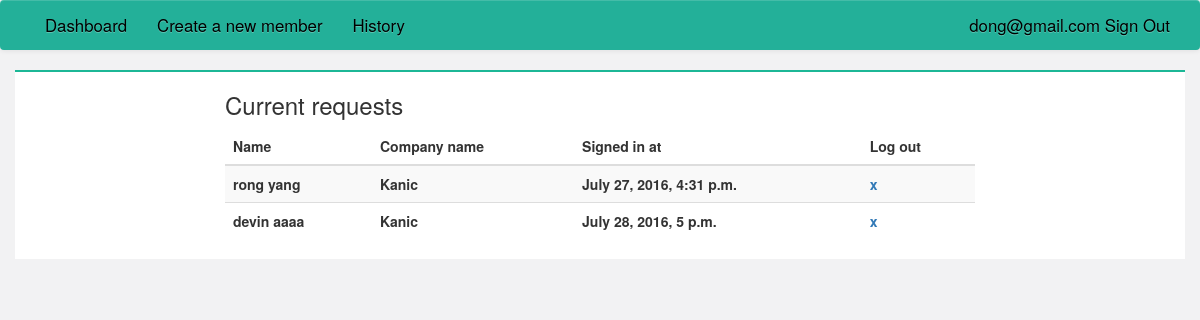
Screenshot of /session/members/ (signed in) with the database file from the repository.
### session/models.py (models this page shows, shortened)
class UserSession(models.Model):
    temporal_user = models.ForeignKey(TemporalUser)
    login_time = models.DateTimeField(verbose_name='date time logged in',
                                      null=True, blank=True)
    logout_time = models.DateTimeField(verbose_name='date time logged out',
                                       null=True, blank=True)
    is_active = models.BooleanField(verbose_name='check if session is active',
                                    default=False)
    total_minutes = models.IntegerField(default=0, null=True, blank=True)
    createAt = models.DateTimeField(verbose_name='date created',
                                    default=timezone.now)
    objects = UserSessionQuerySet.as_manager()

class TemporalUser(models.Model):
    first_name = models.CharField(max_length=30)
    last_name = models.CharField(max_length=30)
    email = models.EmailField(verbose_name='email address', max_length=255,
                              unique=True)
    organization = models.ForeignKey(User, null=True, blank=True)
    team = models.ForeignKey(Team, null=True, blank=True)
    qr_code_string = models.CharField(max_length=300, null=True, blank=True)
    pin_number = models.CharField(max_length=4, null=True, blank=True)
    is_visitor = models.BooleanField(default=False)
    createAt = models.DateTimeField(verbose_name='date joined',
                                    default=timezone.now)
    objects = TemporalUserManager()

class Team(models.Model):
    name = models.CharField(max_length=30)
    def __unicode__(self):
        return self.name

### session/views.py (the view)
class CurrentSessionListView(ListView):
    model = UserSession
    context_object_name = 'sessions'
    template_name = 'session/session_dashboard.html'
    def get_queryset(self):
        return (UserSession
                .objects
                .get_active_sessions_for_organization(self.request.user))
    def get_context_data(self, **kwargs):
        context = super(CurrentSessionListView, self).get_context_data(**kwargs)
        context['total_members_session'] = (
            UserSession
            .objects
            .get_active_members_sessions_for_organization(self.request.user)
            .count()
            )
        context['total_visitors_session'] = (
            UserSession
            .objects
            .get_active_visitors_sessions_for_organization(self.request.user)
            .count()
            )
        return context

### session/models.py (called while the page is built)
    def get_active_sessions(self):
        return self.filter(is_active=True)

    def get_active_sessions_for_organization(self, organization):
        return self.get_active_sessions().filter(
            temporal_user__organization=organization)

    def get_active_visitors_sessions_for_organization(self, organization):
        return self.get_active_sessions().filter(
            temporal_user__organization=organization,
            temporal_user__is_visitor=True)

    def get_active_members_sessions_for_organization(self, organization):
        return self.get_active_sessions().filter(
            temporal_user__organization=organization,
            temporal_user__is_visitor=False)

### templates/session/session_dashboard.html (shortened to what this page needs)
{% extends "base.html" %}
{% load staticfiles %}
{% block top_css %}
<link href="{% static "css/session/dashboard.css" %}" rel="stylesheet" type="text/css">
{% endblock %}
{% block content %}
{% include "navBar.html" %}
<div class="container" id="signedin">
    <div class="row">
        <div class="col-md-8 col-md-offset-2">
            <h3>Current requests</h3>
            <table class="table table-striped">
            <thead>
                <tr>
                    <th>Name</th>
                    <th>Company name</th>
                    <th>Signed in at</th>
                    <th>Log out</th>
                </tr>
            </thead>
            <tbody>
            {% for session in sessions %}
                <tr>
                    <th>{{ session.temporal_user.first_name }} {{ session.temporal_user.last_name }}</th>
                    <th>{{ session.temporal_user.team }}</th>
                    <th>{{ session.login_time }}</th>
                    <th><a href=#>x</a></th>
                </tr>
            {% endfor %}
            </tbody>
          </table>
        </div>
    </div>
</div>
{% endblock %}

### templates/navBar.html (shortened to what this page needs)
<nav class="navbar navbar-default navbar-custom">
  <div class="container-fluid">
    <div class="collapse navbar-collapse">
      <ul class="nav navbar-nav">
        <li><a href="{% url "session-members" %}">Dashboard</a></li>
        <li><a href="{% url "session-add-member" %}">Create a new member</a></li>
        <li><a href="{% url "session-history" %}">History</a></li>
      </ul>
       	<ul class="nav navbar-nav navbar-right">
        {% if user.is_authenticated %}
        <li><a href="{% url "index-logout" %}">{{ user.username }} Sign Out</a></li>
        {% else %}
        <li><a href="{% url "index-index" %}">Sign In</a></li>
        {% endif %}
        </ul>
    </div>
  </div>
</nav>

### static/css/session/dashboard.css (style rules this page uses)
body { background-color: #F2F2F3; font-family: 'Avenir','Helvetica Neue',Arial,sans-serif; }
.navbar-custom { background-color: #23B099; background-image: none; border: none; height:50px; }
.navbar-default .navbar-nav>li>a { color: black; font-size: 120%; }
#signedin { border-top: 2px solid #1CB796; background-color: white; }

### rows the page displays
UserSession: temporal_user.first_name "rong", temporal_user.last_name "yang", temporal_user.team "Kanic", login_time "July 27, 2016, 4:31 p.m."
UserSession: temporal_user.first_name "devin", temporal_user.last_name "aaaa", temporal_user.team "Kanic", login_time "July 28, 2016, 5 p.m."

### other values shown
{{ user.username }} "dong@gmail.com"
